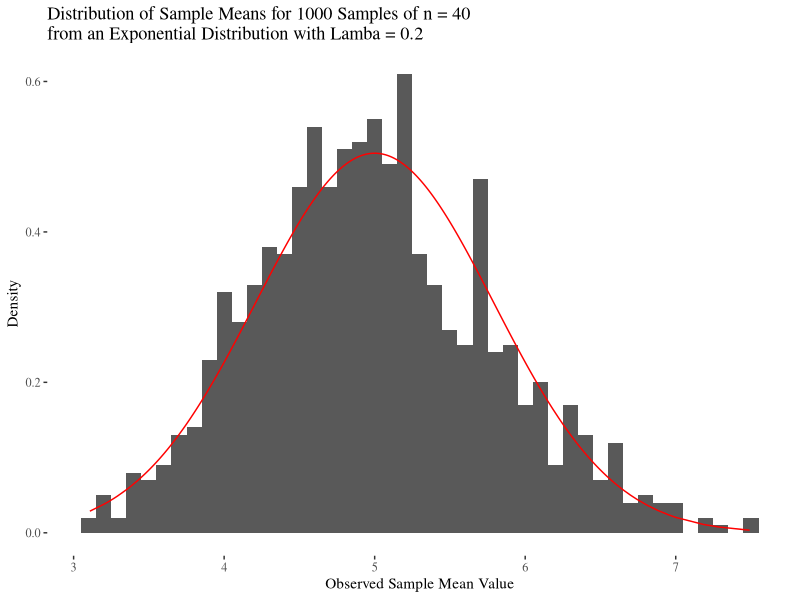
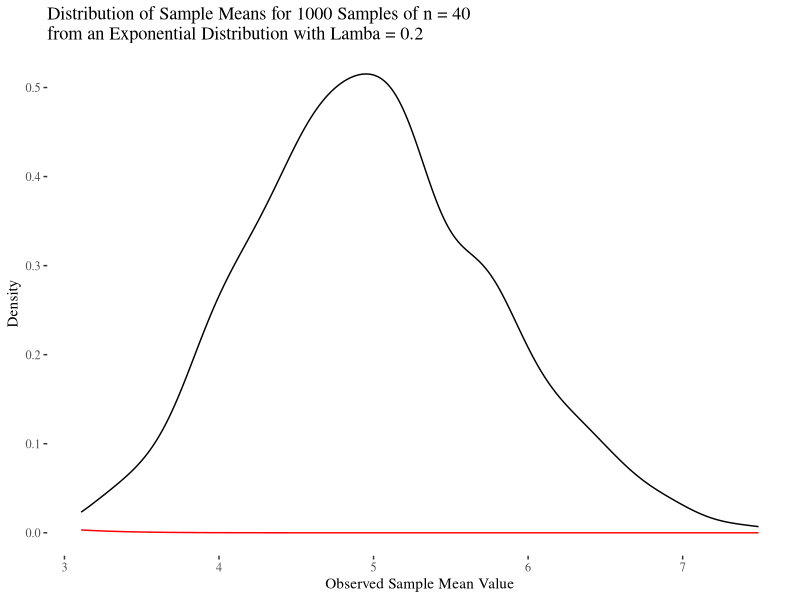

R code for these plots, in order:
## ---- chunk 1
library(ggplot2)
library(ggthemes)
## ---- chunk 2
# establish our simulation parameters
rate <- 0.2
sample_size <- 40
simulated_means <- c()

# set the simulation seed so that our results are consistent across reports
set.seed(1)

# 1000 times: sample 40 values from an exponential distribution with lambda = 
# 0.2, taking the mean value each time
for(index in 1:1000) {
    simulated_means <- c(simulated_means, 
                         mean(rexp(sample_size, rate)))
}
## ---- chunk 3
# determine the mean value we expect (the source exponential distribution mean)
expected_mean <- 1/rate

# determine the observed value for the collection of sample means
observed_mean <- mean(simulated_means)

# compare
expected_mean
observed_mean
expected_mean - observed_mean
## ---- chunk 4
# determine the source standard deviation and then switch it to variance
source_sd <- 1/rate
source_variance <- source_sd^2

# determine the expected variance for the sampling distribution
expected_variance <- source_variance/sample_size

# determine the observed variance for our collection of sample means
observed_sd <- sd(simulated_means)
observed_variance <- observed_sd^2

# compare
expected_variance
observed_variance
expected_variance - observed_variance
## ---- chunk 5
# get our expected standard deviation (we already know the expected mean)
expected_sd <- sqrt(expected_variance)

# create a dataframe from our simulated means object so that it plays nicely
# with ggplot
simulated_means_df <- data.frame(simulated_means)

# expand our sample means data-frame to include the probability density we
# would expect to see for each sample mean value if they were part of a
# normal distribution built from our expected_mean and expected_sd
simulated_means_df$expected_density <- dnorm(simulated_means_df$simulated_means,
                                             expected_mean,
                                             expected_sd)

# now we plot the histogram of sample means, setting the y-axis to show us the
# density of observed sample means that occur at the various values;
# on top of this, we add a line showing the density we would have expected to 
# for our sample mean values
ggplot(simulated_means_df, aes(x = simulated_means, y = ..density..)) + 
    geom_histogram(binwidth = 0.1) +
    geom_line(aes(y = expected_density), color = "red") +
    labs(title = paste0("Distribution of Sample Means for 1000 Samples of n = ",
                        "40 \nfrom an Exponential Distribution with Lamba = ",
                        "0.2"),
         y = "Density",
         x = "Observed Sample Mean Value") +
    theme_tufte()

# as an alternative, we can also draw a smooth density of our observed sample
# means along with a an appropriate normal density curve
ggplot(simulated_means_df, aes(x = simulated_means)) + 
    geom_density(binwidth = 0.1) +
    stat_function(fun = dnorm, 
                  arg = list(mean = expected_mean,
                             sd = expected_sd),
                  color = "red") +
    labs(title = paste0("Distribution of Sample Means for 1000 Samples of n = ",
                        "40 \nfrom an Exponential Distribution with Lamba = ",
                        "0.2"),
         y = "Density",
         x = "Observed Sample Mean Value") +
    theme_tufte()
